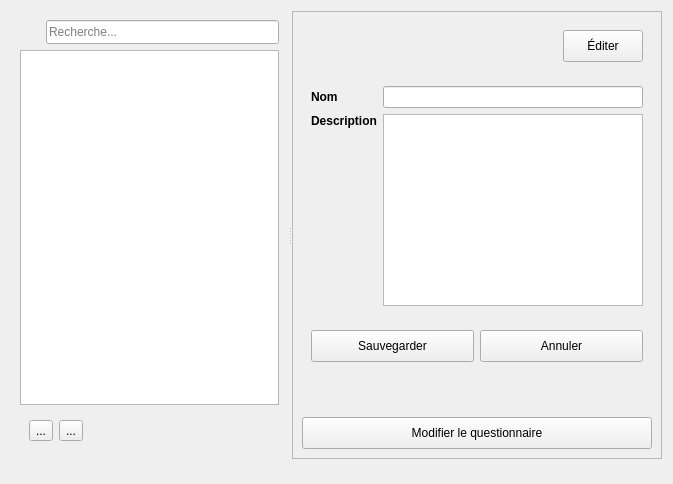
<?xml version="1.0" encoding="UTF-8"?>
<ui version="4.0">
 <class>SurveyServiceConfigWidget</class>
 <widget class="QWidget" name="SurveyServiceConfigWidget">
  <property name="geometry">
   <rect>
    <x>0</x>
    <y>0</y>
    <width>673</width>
    <height>484</height>
   </rect>
  </property>
  <property name="windowTitle">
   <string>Form</string>
  </property>
  <layout class="QVBoxLayout" name="verticalLayout_3">
   <item>
    <widget class="QSplitter" name="splitter">
     <property name="orientation">
      <enum>Qt::Orientation::Horizontal</enum>
     </property>
     <widget class="QFrame" name="frameItems">
      <property name="sizePolicy">
       <sizepolicy hsizetype="Maximum" vsizetype="MinimumExpanding">
        <horstretch>0</horstretch>
        <verstretch>0</verstretch>
       </sizepolicy>
      </property>
      <property name="minimumSize">
       <size>
        <width>250</width>
        <height>0</height>
       </size>
      </property>
      <property name="maximumSize">
       <size>
        <width>400</width>
        <height>16777215</height>
       </size>
      </property>
      <property name="cursor">
       <cursorShape>ArrowCursor</cursorShape>
      </property>
      <layout class="QVBoxLayout" name="verticalLayout">
       <item>
        <widget class="QWidget" name="searchZone" native="true">
         <property name="sizePolicy">
          <sizepolicy hsizetype="Preferred" vsizetype="Preferred">
           <horstretch>0</horstretch>
           <verstretch>0</verstretch>
          </sizepolicy>
         </property>
         <property name="minimumSize">
          <size>
           <width>100</width>
           <height>0</height>
          </size>
         </property>
         <property name="maximumSize">
          <size>
           <width>16777215</width>
           <height>32</height>
          </size>
         </property>
         <property name="autoFillBackground">
          <bool>false</bool>
         </property>
         <property name="styleSheet">
          <string notr="true"/>
         </property>
         <layout class="QHBoxLayout" name="horizontalLayout_2">
          <property name="spacing">
           <number>6</number>
          </property>
          <property name="leftMargin">
           <number>0</number>
          </property>
          <property name="topMargin">
           <number>0</number>
          </property>
          <property name="rightMargin">
           <number>0</number>
          </property>
          <property name="bottomMargin">
           <number>0</number>
          </property>
          <item>
           <widget class="QLabel" name="lblFind">
            <property name="maximumSize">
             <size>
              <width>20</width>
              <height>20</height>
             </size>
            </property>
            <property name="text">
             <string/>
            </property>
            <property name="pixmap">
             <pixmap resource="../../../resources/TeraClient.qrc">:/icons/search.png</pixmap>
            </property>
            <property name="scaledContents">
             <bool>true</bool>
            </property>
           </widget>
          </item>
          <item>
           <widget class="QLineEdit" name="txtSearch">
            <property name="enabled">
             <bool>true</bool>
            </property>
            <property name="sizePolicy">
             <sizepolicy hsizetype="Preferred" vsizetype="Fixed">
              <horstretch>0</horstretch>
              <verstretch>0</verstretch>
             </sizepolicy>
            </property>
            <property name="minimumSize">
             <size>
              <width>0</width>
              <height>24</height>
             </size>
            </property>
            <property name="text">
             <string/>
            </property>
            <property name="maxLength">
             <number>255</number>
            </property>
            <property name="placeholderText">
             <string>Recherche...</string>
            </property>
            <property name="clearButtonEnabled">
             <bool>true</bool>
            </property>
           </widget>
          </item>
         </layout>
        </widget>
       </item>
       <item>
        <widget class="QListWidget" name="lstData">
         <property name="sizePolicy">
          <sizepolicy hsizetype="Preferred" vsizetype="Expanding">
           <horstretch>0</horstretch>
           <verstretch>0</verstretch>
          </sizepolicy>
         </property>
         <property name="minimumSize">
          <size>
           <width>100</width>
           <height>50</height>
          </size>
         </property>
         <property name="maximumSize">
          <size>
           <width>16777215</width>
           <height>16777215</height>
          </size>
         </property>
         <property name="cursor" stdset="0">
          <cursorShape>ArrowCursor</cursorShape>
         </property>
         <property name="editTriggers">
          <set>QAbstractItemView::EditTrigger::NoEditTriggers</set>
         </property>
         <property name="selectionBehavior">
          <enum>QAbstractItemView::SelectionBehavior::SelectRows</enum>
         </property>
         <property name="iconSize">
          <size>
           <width>24</width>
           <height>24</height>
          </size>
         </property>
         <property name="textElideMode">
          <enum>Qt::TextElideMode::ElideNone</enum>
         </property>
         <property name="isWrapping" stdset="0">
          <bool>false</bool>
         </property>
         <property name="uniformItemSizes">
          <bool>false</bool>
         </property>
         <property name="wordWrap">
          <bool>true</bool>
         </property>
        </widget>
       </item>
       <item>
        <widget class="QFrame" name="frameButtons">
         <property name="sizePolicy">
          <sizepolicy hsizetype="Preferred" vsizetype="Preferred">
           <horstretch>0</horstretch>
           <verstretch>0</verstretch>
          </sizepolicy>
         </property>
         <layout class="QHBoxLayout" name="buttonsZone">
          <property name="sizeConstraint">
           <enum>QLayout::SizeConstraint::SetFixedSize</enum>
          </property>
          <item>
           <widget class="QToolButton" name="btnNew">
            <property name="cursor">
             <cursorShape>PointingHandCursor</cursorShape>
            </property>
            <property name="text">
             <string>...</string>
            </property>
            <property name="icon">
             <iconset resource="../../../resources/TeraClient.qrc">
              <normaloff>:/icons/new.png</normaloff>:/icons/new.png</iconset>
            </property>
            <property name="iconSize">
             <size>
              <width>20</width>
              <height>20</height>
             </size>
            </property>
           </widget>
          </item>
          <item>
           <widget class="QToolButton" name="btnDelete">
            <property name="cursor">
             <cursorShape>PointingHandCursor</cursorShape>
            </property>
            <property name="text">
             <string>...</string>
            </property>
            <property name="icon">
             <iconset resource="../../../resources/TeraClient.qrc">
              <normaloff>:/icons/delete_old.png</normaloff>:/icons/delete_old.png</iconset>
            </property>
            <property name="iconSize">
             <size>
              <width>20</width>
              <height>20</height>
             </size>
            </property>
           </widget>
          </item>
          <item>
           <spacer name="horizontalSpacer">
            <property name="orientation">
             <enum>Qt::Orientation::Horizontal</enum>
            </property>
            <property name="sizeHint" stdset="0">
             <size>
              <width>40</width>
              <height>20</height>
             </size>
            </property>
           </spacer>
          </item>
         </layout>
        </widget>
       </item>
      </layout>
     </widget>
     <widget class="QWidget" name="widgetEditor" native="true">
      <property name="sizePolicy">
       <sizepolicy hsizetype="MinimumExpanding" vsizetype="MinimumExpanding">
        <horstretch>0</horstretch>
        <verstretch>0</verstretch>
       </sizepolicy>
      </property>
      <layout class="QHBoxLayout" name="horizontalLayout">
       <property name="spacing">
        <number>0</number>
       </property>
       <property name="leftMargin">
        <number>0</number>
       </property>
       <property name="topMargin">
        <number>0</number>
       </property>
       <property name="rightMargin">
        <number>0</number>
       </property>
       <property name="bottomMargin">
        <number>0</number>
       </property>
       <item>
        <widget class="QFrame" name="frameItemEditor">
         <property name="sizePolicy">
          <sizepolicy hsizetype="Expanding" vsizetype="MinimumExpanding">
           <horstretch>0</horstretch>
           <verstretch>0</verstretch>
          </sizepolicy>
         </property>
         <property name="frameShape">
          <enum>QFrame::Shape::StyledPanel</enum>
         </property>
         <property name="frameShadow">
          <enum>QFrame::Shadow::Raised</enum>
         </property>
         <layout class="QVBoxLayout" name="verticalLayout_2">
          <item>
           <widget class="QFrame" name="frameEditButton">
            <layout class="QHBoxLayout" name="horizontalLayout_4">
             <item>
              <spacer name="horizontalSpacer_2">
               <property name="orientation">
                <enum>Qt::Orientation::Horizontal</enum>
               </property>
               <property name="sizeHint" stdset="0">
                <size>
                 <width>40</width>
                 <height>20</height>
                </size>
               </property>
              </spacer>
             </item>
             <item>
              <widget class="QPushButton" name="btnEdit">
               <property name="minimumSize">
                <size>
                 <width>0</width>
                 <height>32</height>
                </size>
               </property>
               <property name="cursor">
                <cursorShape>PointingHandCursor</cursorShape>
               </property>
               <property name="text">
                <string>Éditer</string>
               </property>
               <property name="icon">
                <iconset resource="../../../resources/TeraClient.qrc">
                 <normaloff>:/icons/edit.png</normaloff>:/icons/edit.png</iconset>
               </property>
               <property name="iconSize">
                <size>
                 <width>20</width>
                 <height>20</height>
                </size>
               </property>
              </widget>
             </item>
            </layout>
           </widget>
          </item>
          <item>
           <widget class="QFrame" name="frameEditor">
            <layout class="QGridLayout" name="gridLayout">
             <item row="0" column="0">
              <widget class="QLabel" name="lblName">
               <property name="font">
                <font>
                 <bold>true</bold>
                </font>
               </property>
               <property name="text">
                <string>Nom</string>
               </property>
              </widget>
             </item>
             <item row="0" column="1">
              <widget class="QLineEdit" name="txtName"/>
             </item>
             <item row="1" column="0">
              <widget class="QLabel" name="lblDescription">
               <property name="font">
                <font>
                 <bold>true</bold>
                </font>
               </property>
               <property name="text">
                <string>Description</string>
               </property>
               <property name="alignment">
                <set>Qt::AlignmentFlag::AlignLeading|Qt::AlignmentFlag::AlignLeft|Qt::AlignmentFlag::AlignTop</set>
               </property>
              </widget>
             </item>
             <item row="1" column="1">
              <widget class="QPlainTextEdit" name="txtDescription">
               <property name="sizePolicy">
                <sizepolicy hsizetype="Expanding" vsizetype="Expanding">
                 <horstretch>0</horstretch>
                 <verstretch>0</verstretch>
                </sizepolicy>
               </property>
              </widget>
             </item>
            </layout>
           </widget>
          </item>
          <item>
           <widget class="QFrame" name="frameSave">
            <property name="enabled">
             <bool>true</bool>
            </property>
            <layout class="QHBoxLayout" name="horizontalLayout_3">
             <item>
              <widget class="QPushButton" name="btnSave">
               <property name="enabled">
                <bool>true</bool>
               </property>
               <property name="minimumSize">
                <size>
                 <width>0</width>
                 <height>32</height>
                </size>
               </property>
               <property name="cursor">
                <cursorShape>PointingHandCursor</cursorShape>
               </property>
               <property name="text">
                <string>Sauvegarder</string>
               </property>
               <property name="icon">
                <iconset resource="../../../resources/TeraClient.qrc">
                 <normaloff>:/icons/save.png</normaloff>:/icons/save.png</iconset>
               </property>
               <property name="iconSize">
                <size>
                 <width>24</width>
                 <height>24</height>
                </size>
               </property>
              </widget>
             </item>
             <item>
              <widget class="QPushButton" name="btnUndo">
               <property name="enabled">
                <bool>true</bool>
               </property>
               <property name="minimumSize">
                <size>
                 <width>0</width>
                 <height>32</height>
                </size>
               </property>
               <property name="cursor">
                <cursorShape>PointingHandCursor</cursorShape>
               </property>
               <property name="text">
                <string>Annuler</string>
               </property>
               <property name="icon">
                <iconset resource="../../../resources/TeraClient.qrc">
                 <normaloff>:/icons/undo.png</normaloff>:/icons/undo.png</iconset>
               </property>
               <property name="iconSize">
                <size>
                 <width>24</width>
                 <height>24</height>
                </size>
               </property>
              </widget>
             </item>
            </layout>
           </widget>
          </item>
          <item>
           <spacer name="verticalSpacer">
            <property name="orientation">
             <enum>Qt::Orientation::Vertical</enum>
            </property>
            <property name="sizeHint" stdset="0">
             <size>
              <width>20</width>
              <height>40</height>
             </size>
            </property>
           </spacer>
          </item>
          <item>
           <widget class="QPushButton" name="btnEditSurvey">
            <property name="enabled">
             <bool>true</bool>
            </property>
            <property name="minimumSize">
             <size>
              <width>0</width>
              <height>32</height>
             </size>
            </property>
            <property name="cursor">
             <cursorShape>PointingHandCursor</cursorShape>
            </property>
            <property name="text">
             <string>Modifier le questionnaire</string>
            </property>
            <property name="icon">
             <iconset resource="../../../resources/TeraClient.qrc">
              <normaloff>:/icons/test.png</normaloff>:/icons/test.png</iconset>
            </property>
            <property name="iconSize">
             <size>
              <width>24</width>
              <height>24</height>
             </size>
            </property>
           </widget>
          </item>
         </layout>
        </widget>
       </item>
      </layout>
     </widget>
    </widget>
   </item>
   <item>
    <widget class="ResultMessageWidget" name="wdgMessages" native="true"/>
   </item>
  </layout>
 </widget>
 <customwidgets>
  <customwidget>
   <class>ResultMessageWidget</class>
   <extends>QWidget</extends>
   <header>widgets/ResultMessageWidget.h</header>
   <container>1</container>
  </customwidget>
 </customwidgets>
 <resources>
  <include location="../../../resources/TeraClient.qrc"/>
 </resources>
 <connections/>
</ui>
